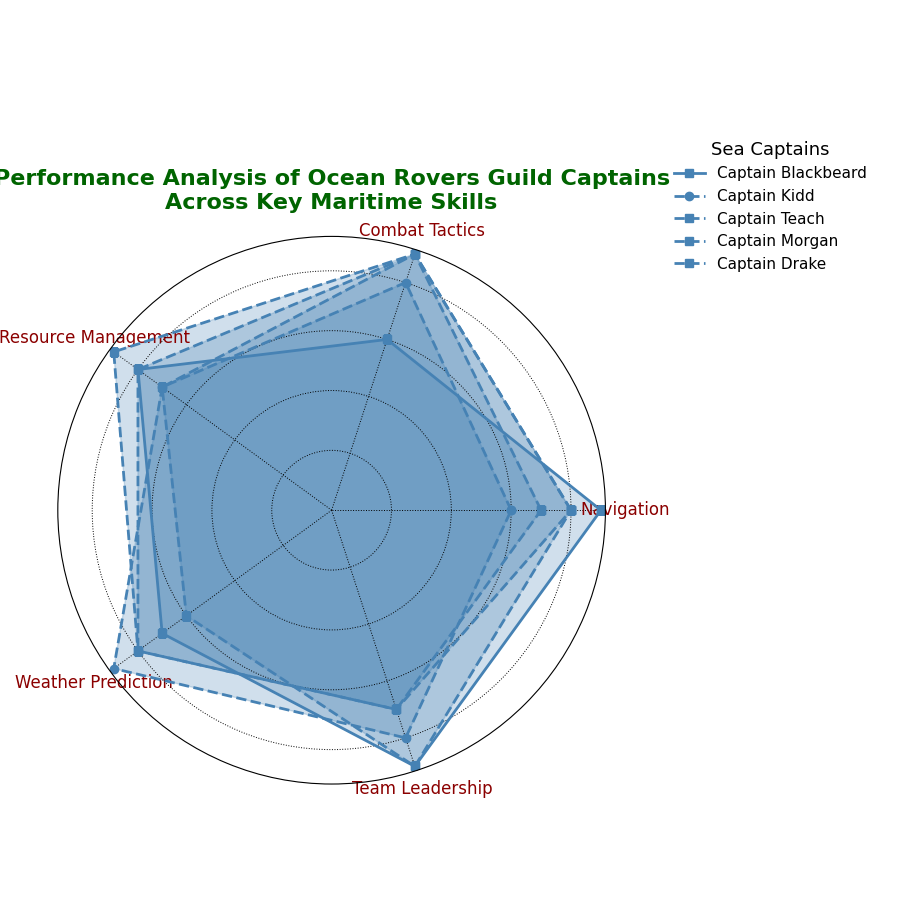

Recreate this plot in Python.
import matplotlib.pyplot as plt
import numpy as np

categories = ['Navigation', 'Combat Tactics', 'Resource Management', 'Weather Prediction', 'Team Leadership']
num_vars = len(categories)

captain_blackbeard = [9, 6, 8, 7, 9]
captain_kidd = [6, 8, 7, 9, 8]
captain_teach = [8, 9, 9, 8, 7]
captain_morgan = [8, 9, 7, 6, 9]
captain_drake = [7, 9, 8, 8, 7]

captains = [captain_blackbeard, captain_kidd, captain_teach, captain_morgan, captain_drake]
for captain in captains:
    captain += captain[:1]

angles = np.linspace(0, 2 * np.pi, num_vars, endpoint=False).tolist()
angles += angles[:1]

fig, ax = plt.subplots(figsize=(9, 9), subplot_kw=dict(polar=True))

def plot_radar(data, label):
    color = 'steelblue'
    linestyle = '-' if label == 'Captain Blackbeard' else '--'
    marker = 'o' if label == 'Captain Kidd' else 's'
    ax.fill(angles, data, color=color, alpha=0.25)
    ax.plot(angles, data, label=label, color=color, linestyle=linestyle, linewidth=2, marker=marker)

plot_radar(captain_blackbeard, 'Captain Blackbeard')
plot_radar(captain_kidd, 'Captain Kidd')
plot_radar(captain_teach, 'Captain Teach')
plot_radar(captain_morgan, 'Captain Morgan')
plot_radar(captain_drake, 'Captain Drake')

ax.set_yticklabels([])
ax.set_xticks(angles[:-1])
ax.set_xticklabels(categories, fontsize=12, color='darkred')
plt.title('Performance Analysis of Ocean Rovers Guild Captains\nAcross Key Maritime Skills', fontsize=16, fontweight='bold', pad=20, color='darkgreen')

ax.legend(loc='upper left', bbox_to_anchor=(1.1, 1.2), fontsize=11, title='Sea Captains', title_fontsize='13', frameon=False)
plt.tight_layout()
plt.grid(color='black', linestyle=':', linewidth=0.7)

plt.show()
